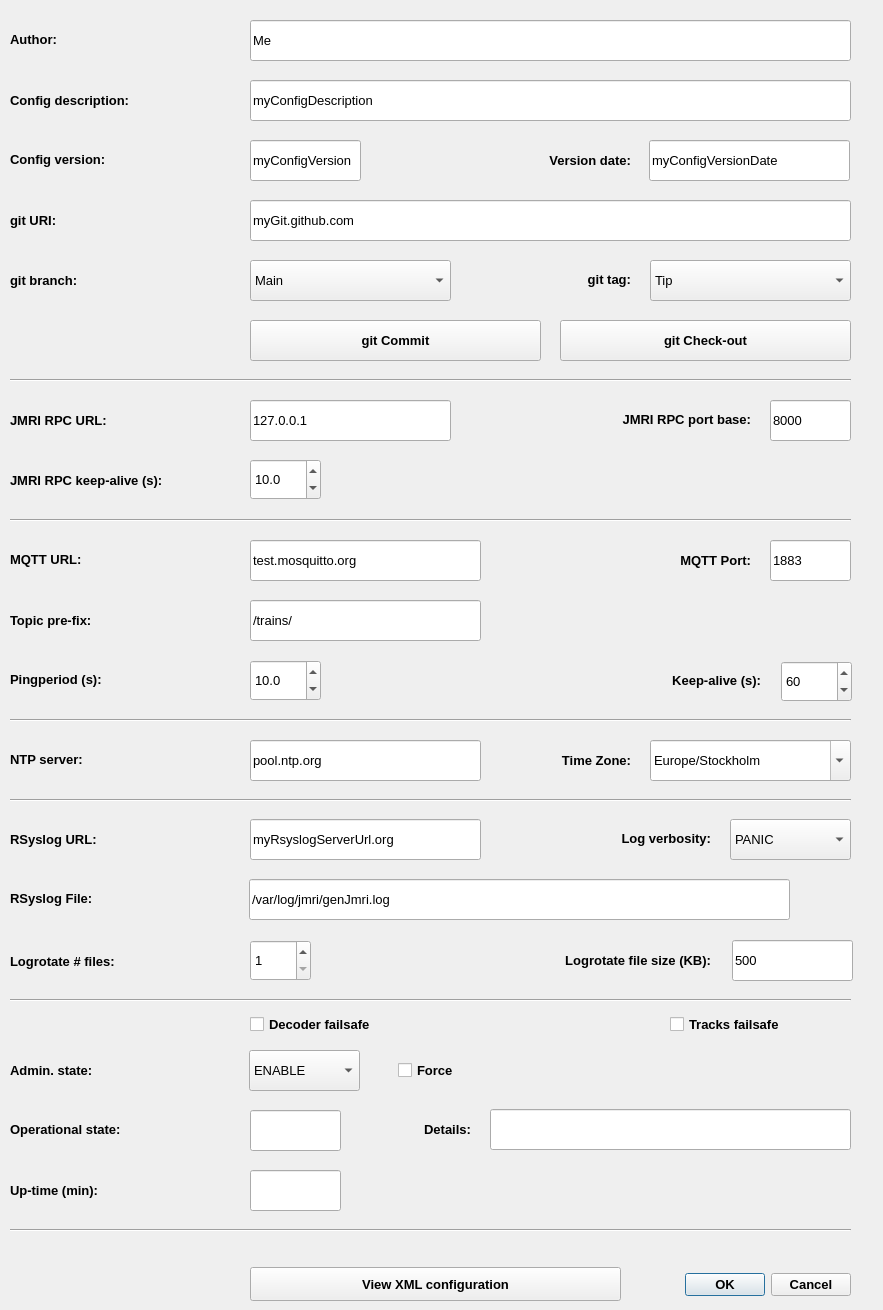
<?xml version="1.0" encoding="UTF-8"?>
<ui version="4.0">
 <class>genJMRServerDialog</class>
 <widget class="QDialog" name="genJMRServerDialog">
  <property name="windowModality">
   <enum>Qt::NonModal</enum>
  </property>
  <property name="geometry">
   <rect>
    <x>0</x>
    <y>0</y>
    <width>883</width>
    <height>1310</height>
   </rect>
  </property>
  <property name="focusPolicy">
   <enum>Qt::StrongFocus</enum>
  </property>
  <property name="windowTitle">
   <string>GenJMRI server</string>
  </property>
  <property name="windowIcon">
   <iconset>
    <normaloff>../icons/server.png</normaloff>../icons/server.png</iconset>
  </property>
  <widget class="QLabel" name="label_2">
   <property name="geometry">
    <rect>
     <x>10</x>
     <y>19</y>
     <width>211</width>
     <height>41</height>
    </rect>
   </property>
   <property name="font">
    <font>
     <pointsize>10</pointsize>
     <weight>75</weight>
     <bold>true</bold>
    </font>
   </property>
   <property name="whatsThis">
    <string>&lt;html&gt;&lt;head/&gt;&lt;body&gt;&lt;p&gt;&lt;span style=&quot; font-weight:400;&quot;&gt;GenJMRI configuration author&lt;/span&gt;&lt;/p&gt;&lt;/body&gt;&lt;/html&gt;</string>
   </property>
   <property name="text">
    <string>Author:</string>
   </property>
  </widget>
  <widget class="QLabel" name="label_3">
   <property name="geometry">
    <rect>
     <x>10</x>
     <y>80</y>
     <width>211</width>
     <height>41</height>
    </rect>
   </property>
   <property name="font">
    <font>
     <pointsize>10</pointsize>
     <weight>75</weight>
     <bold>true</bold>
    </font>
   </property>
   <property name="whatsThis">
    <string>&lt;html&gt;&lt;head/&gt;&lt;body&gt;&lt;p&gt;&lt;span style=&quot; font-weight:400;&quot;&gt;GenJMRI configuration description&lt;/span&gt;&lt;/p&gt;&lt;/body&gt;&lt;/html&gt;</string>
   </property>
   <property name="text">
    <string>Config description:</string>
   </property>
  </widget>
  <widget class="QLabel" name="label_4">
   <property name="geometry">
    <rect>
     <x>10</x>
     <y>139</y>
     <width>211</width>
     <height>41</height>
    </rect>
   </property>
   <property name="font">
    <font>
     <pointsize>10</pointsize>
     <weight>75</weight>
     <bold>true</bold>
    </font>
   </property>
   <property name="whatsThis">
    <string>&lt;html&gt;&lt;head/&gt;&lt;body&gt;&lt;p&gt;&lt;span style=&quot; font-weight:400;&quot;&gt;GenJMRI configuration version&lt;/span&gt;&lt;/p&gt;&lt;/body&gt;&lt;/html&gt;</string>
   </property>
   <property name="text">
    <string>Config version:</string>
   </property>
  </widget>
  <widget class="QLabel" name="label_5">
   <property name="geometry">
    <rect>
     <x>10</x>
     <y>739</y>
     <width>171</width>
     <height>41</height>
    </rect>
   </property>
   <property name="font">
    <font>
     <pointsize>10</pointsize>
     <weight>75</weight>
     <bold>true</bold>
    </font>
   </property>
   <property name="whatsThis">
    <string>&lt;html&gt;&lt;head/&gt;&lt;body&gt;&lt;p&gt;&lt;span style=&quot; font-weight:400;&quot;&gt;GenJMRI NTP server&lt;/span&gt;&lt;/p&gt;&lt;/body&gt;&lt;/html&gt;</string>
   </property>
   <property name="text">
    <string>NTP server:</string>
   </property>
  </widget>
  <widget class="QLabel" name="label_6">
   <property name="geometry">
    <rect>
     <x>490</x>
     <y>740</y>
     <width>141</width>
     <height>41</height>
    </rect>
   </property>
   <property name="font">
    <font>
     <pointsize>10</pointsize>
     <weight>75</weight>
     <bold>true</bold>
    </font>
   </property>
   <property name="whatsThis">
    <string>&lt;html&gt;&lt;head/&gt;&lt;body&gt;&lt;p&gt;&lt;span style=&quot; font-weight:400;&quot;&gt;GenJMRI Time Zone&lt;/span&gt;&lt;/p&gt;&lt;/body&gt;&lt;/html&gt;</string>
   </property>
   <property name="text">
    <string>Time Zone:</string>
   </property>
   <property name="alignment">
    <set>Qt::AlignRight|Qt::AlignTrailing|Qt::AlignVCenter</set>
   </property>
  </widget>
  <widget class="QLabel" name="label_7">
   <property name="geometry">
    <rect>
     <x>10</x>
     <y>819</y>
     <width>211</width>
     <height>41</height>
    </rect>
   </property>
   <property name="font">
    <font>
     <pointsize>10</pointsize>
     <weight>75</weight>
     <bold>true</bold>
    </font>
   </property>
   <property name="whatsThis">
    <string>&lt;html&gt;&lt;head/&gt;&lt;body&gt;&lt;p&gt;&lt;span style=&quot; font-weight:400;&quot;&gt;GenJMRI RSYSLOG server&lt;/span&gt;&lt;/p&gt;&lt;/body&gt;&lt;/html&gt;</string>
   </property>
   <property name="text">
    <string>RSyslog URL:</string>
   </property>
  </widget>
  <widget class="QLabel" name="label_10">
   <property name="geometry">
    <rect>
     <x>10</x>
     <y>659</y>
     <width>211</width>
     <height>41</height>
    </rect>
   </property>
   <property name="font">
    <font>
     <pointsize>10</pointsize>
     <weight>75</weight>
     <bold>true</bold>
    </font>
   </property>
   <property name="whatsThis">
    <string>&lt;html&gt;&lt;head/&gt;&lt;body&gt;&lt;p&gt;&lt;span style=&quot; font-weight:400;&quot;&gt;GenJMRI Supervision period (supervision of decoders and satelites)&lt;/span&gt;&lt;/p&gt;&lt;/body&gt;&lt;/html&gt;</string>
   </property>
   <property name="text">
    <string>Pingperiod (s):</string>
   </property>
  </widget>
  <widget class="QLabel" name="label_13">
   <property name="geometry">
    <rect>
     <x>370</x>
     <y>140</y>
     <width>261</width>
     <height>41</height>
    </rect>
   </property>
   <property name="font">
    <font>
     <pointsize>10</pointsize>
     <weight>75</weight>
     <bold>true</bold>
    </font>
   </property>
   <property name="whatsThis">
    <string>&lt;html&gt;&lt;head/&gt;&lt;body&gt;&lt;p&gt;&lt;span style=&quot; font-weight:400;&quot;&gt;GenJMRI configuration version date&lt;/span&gt;&lt;/p&gt;&lt;/body&gt;&lt;/html&gt;</string>
   </property>
   <property name="text">
    <string>Version date:</string>
   </property>
   <property name="alignment">
    <set>Qt::AlignRight|Qt::AlignTrailing|Qt::AlignVCenter</set>
   </property>
  </widget>
  <widget class="QLineEdit" name="authorLineEdit">
   <property name="geometry">
    <rect>
     <x>250</x>
     <y>20</y>
     <width>601</width>
     <height>41</height>
    </rect>
   </property>
   <property name="font">
    <font>
     <pointsize>10</pointsize>
    </font>
   </property>
   <property name="toolTip">
    <string>&lt;html&gt;&lt;head/&gt;&lt;body&gt;&lt;p&gt;Configuration author - also used as part of a git commit message&lt;/p&gt;&lt;/body&gt;&lt;/html&gt;</string>
   </property>
   <property name="toolTipDuration">
    <number>10</number>
   </property>
   <property name="whatsThis">
    <string>&lt;html&gt;&lt;head/&gt;&lt;body&gt;&lt;p&gt;Configuration author - also used as part of a git commit message&lt;/p&gt;&lt;/body&gt;&lt;/html&gt;</string>
   </property>
   <property name="text">
    <string>Me</string>
   </property>
  </widget>
  <widget class="QLineEdit" name="descriptionLineEdit">
   <property name="geometry">
    <rect>
     <x>250</x>
     <y>80</y>
     <width>601</width>
     <height>41</height>
    </rect>
   </property>
   <property name="font">
    <font>
     <pointsize>10</pointsize>
    </font>
   </property>
   <property name="toolTip">
    <string>&lt;html&gt;&lt;head/&gt;&lt;body&gt;&lt;p&gt;Configuration description - also used as part of a git commit message&lt;/p&gt;&lt;/body&gt;&lt;/html&gt;</string>
   </property>
   <property name="toolTipDuration">
    <number>10</number>
   </property>
   <property name="whatsThis">
    <string>&lt;html&gt;&lt;head/&gt;&lt;body&gt;&lt;p&gt;Configuration description - also used as part of a git commit message&lt;/p&gt;&lt;/body&gt;&lt;/html&gt;</string>
   </property>
   <property name="text">
    <string>myConfigDescription</string>
   </property>
  </widget>
  <widget class="QLineEdit" name="versionLineEdit">
   <property name="geometry">
    <rect>
     <x>250</x>
     <y>140</y>
     <width>111</width>
     <height>41</height>
    </rect>
   </property>
   <property name="font">
    <font>
     <pointsize>10</pointsize>
    </font>
   </property>
   <property name="toolTip">
    <string>&lt;html&gt;&lt;head/&gt;&lt;body&gt;&lt;p&gt;Configuration version - also used as part of a git commit message&lt;/p&gt;&lt;/body&gt;&lt;/html&gt;</string>
   </property>
   <property name="toolTipDuration">
    <number>10</number>
   </property>
   <property name="whatsThis">
    <string>&lt;html&gt;&lt;head/&gt;&lt;body&gt;&lt;p&gt;Configuration version - also used as part of a git commit message&lt;/p&gt;&lt;/body&gt;&lt;/html&gt;</string>
   </property>
   <property name="text">
    <string>myConfigVersion</string>
   </property>
  </widget>
  <widget class="QLineEdit" name="dateLineEdit">
   <property name="geometry">
    <rect>
     <x>649</x>
     <y>140</y>
     <width>201</width>
     <height>41</height>
    </rect>
   </property>
   <property name="font">
    <font>
     <pointsize>10</pointsize>
    </font>
   </property>
   <property name="toolTip">
    <string>&lt;html&gt;&lt;head/&gt;&lt;body&gt;&lt;p&gt;Configuration date - also used as part of a git commit message&lt;/p&gt;&lt;/body&gt;&lt;/html&gt;</string>
   </property>
   <property name="toolTipDuration">
    <number>10</number>
   </property>
   <property name="whatsThis">
    <string>&lt;html&gt;&lt;head/&gt;&lt;body&gt;&lt;p&gt;Configuration date - also used as part of a git commit message&lt;/p&gt;&lt;/body&gt;&lt;/html&gt;</string>
   </property>
   <property name="text">
    <string>myConfigVersionDate</string>
   </property>
  </widget>
  <widget class="QLineEdit" name="ntpLineEdit">
   <property name="geometry">
    <rect>
     <x>250</x>
     <y>740</y>
     <width>231</width>
     <height>41</height>
    </rect>
   </property>
   <property name="font">
    <font>
     <pointsize>10</pointsize>
    </font>
   </property>
   <property name="toolTip">
    <string>NTP server URL</string>
   </property>
   <property name="toolTipDuration">
    <number>10</number>
   </property>
   <property name="whatsThis">
    <string>NTP server URL</string>
   </property>
   <property name="text">
    <string>pool.ntp.org</string>
   </property>
  </widget>
  <widget class="QLineEdit" name="rsyslogUrlLineEdit">
   <property name="geometry">
    <rect>
     <x>250</x>
     <y>819</y>
     <width>231</width>
     <height>41</height>
    </rect>
   </property>
   <property name="font">
    <font>
     <pointsize>10</pointsize>
    </font>
   </property>
   <property name="toolTip">
    <string>RSyslog setting (default is to the local Rsyslog collector - this host)</string>
   </property>
   <property name="toolTipDuration">
    <number>10</number>
   </property>
   <property name="whatsThis">
    <string>RSyslog setting (default is to the local Rsyslog collector - this host)</string>
   </property>
   <property name="text">
    <string>myRsyslogServerUrl.org</string>
   </property>
  </widget>
  <widget class="QCheckBox" name="decoderFailSafeCheckBox">
   <property name="geometry">
    <rect>
     <x>250</x>
     <y>1004</y>
     <width>251</width>
     <height>41</height>
    </rect>
   </property>
   <property name="font">
    <font>
     <pointsize>10</pointsize>
     <weight>75</weight>
     <bold>true</bold>
    </font>
   </property>
   <property name="toolTip">
    <string>Set all decoders- and decoder's objects in in fail-safe if an error exist - no matter where in the object hierarchy the error resides</string>
   </property>
   <property name="toolTipDuration">
    <number>10</number>
   </property>
   <property name="whatsThis">
    <string>Set all decoders- and decoder's objects in in fail-safe if an error exist - no matter where in the object hierarchy the error resides</string>
   </property>
   <property name="text">
    <string>Decoder failsafe</string>
   </property>
  </widget>
  <widget class="QCheckBox" name="trackFailSafeCheckBox">
   <property name="geometry">
    <rect>
     <x>670</x>
     <y>1004</y>
     <width>191</width>
     <height>41</height>
    </rect>
   </property>
   <property name="font">
    <font>
     <pointsize>10</pointsize>
     <weight>75</weight>
     <bold>true</bold>
    </font>
   </property>
   <property name="toolTip">
    <string>Turnoff track power if an error exist - no matter where in the object hierarchy the error resides</string>
   </property>
   <property name="toolTipDuration">
    <number>10</number>
   </property>
   <property name="whatsThis">
    <string>Turnoff track power if an error exist - no matter where in the object hierarchy the error resides</string>
   </property>
   <property name="text">
    <string>Tracks failsafe</string>
   </property>
  </widget>
  <widget class="QComboBox" name="logVerbosityComboBox">
   <property name="geometry">
    <rect>
     <x>730</x>
     <y>819</y>
     <width>121</width>
     <height>41</height>
    </rect>
   </property>
   <property name="font">
    <font>
     <pointsize>10</pointsize>
    </font>
   </property>
   <property name="toolTip">
    <string>Log-level/-verbosity of the log producers</string>
   </property>
   <property name="toolTipDuration">
    <number>10</number>
   </property>
   <property name="whatsThis">
    <string>Log-level/-verbosity of the log producers</string>
   </property>
   <item>
    <property name="text">
     <string>PANIC</string>
    </property>
   </item>
   <item>
    <property name="text">
     <string>ERROR</string>
    </property>
   </item>
   <item>
    <property name="text">
     <string>INFO</string>
    </property>
   </item>
   <item>
    <property name="text">
     <string>TERSE</string>
    </property>
   </item>
   <item>
    <property name="text">
     <string>VERBOSE</string>
    </property>
   </item>
  </widget>
  <widget class="QLabel" name="label">
   <property name="geometry">
    <rect>
     <x>550</x>
     <y>818</y>
     <width>161</width>
     <height>41</height>
    </rect>
   </property>
   <property name="font">
    <font>
     <pointsize>10</pointsize>
     <weight>75</weight>
     <bold>true</bold>
    </font>
   </property>
   <property name="whatsThis">
    <string>&lt;html&gt;&lt;head/&gt;&lt;body&gt;&lt;p&gt;&lt;span style=&quot; font-weight:400;&quot;&gt;GenJMRI Log verbosity&lt;/span&gt;&lt;/p&gt;&lt;/body&gt;&lt;/html&gt;</string>
   </property>
   <property name="text">
    <string>Log verbosity:</string>
   </property>
   <property name="alignment">
    <set>Qt::AlignRight|Qt::AlignTrailing|Qt::AlignVCenter</set>
   </property>
  </widget>
  <widget class="QPushButton" name="gitCiPushButton">
   <property name="geometry">
    <rect>
     <x>250</x>
     <y>320</y>
     <width>291</width>
     <height>41</height>
    </rect>
   </property>
   <property name="font">
    <font>
     <pointsize>10</pointsize>
     <weight>75</weight>
     <bold>true</bold>
    </font>
   </property>
   <property name="toolTip">
    <string>Commit the configuration changes to git</string>
   </property>
   <property name="toolTipDuration">
    <number>10</number>
   </property>
   <property name="whatsThis">
    <string>Commit the configuration changes to git</string>
   </property>
   <property name="text">
    <string>git Commit</string>
   </property>
  </widget>
  <widget class="QDialogButtonBox" name="confirmButtonBox">
   <property name="geometry">
    <rect>
     <x>680</x>
     <y>1269</y>
     <width>171</width>
     <height>31</height>
    </rect>
   </property>
   <property name="font">
    <font>
     <pointsize>10</pointsize>
     <weight>75</weight>
     <bold>true</bold>
    </font>
   </property>
   <property name="toolTip">
    <string>Accept and deploy configuration changes / or reject them</string>
   </property>
   <property name="toolTipDuration">
    <number>10</number>
   </property>
   <property name="statusTip">
    <string/>
   </property>
   <property name="whatsThis">
    <string>Accept and deploy configuration changes / or reject them</string>
   </property>
   <property name="standardButtons">
    <set>QDialogButtonBox::Cancel|QDialogButtonBox::Ok</set>
   </property>
  </widget>
  <widget class="QLabel" name="label_9">
   <property name="geometry">
    <rect>
     <x>10</x>
     <y>1050</y>
     <width>231</width>
     <height>41</height>
    </rect>
   </property>
   <property name="font">
    <font>
     <pointsize>10</pointsize>
     <weight>75</weight>
     <bold>true</bold>
    </font>
   </property>
   <property name="whatsThis">
    <string>&lt;html&gt;&lt;head/&gt;&lt;body&gt;&lt;p&gt;&lt;span style=&quot; font-weight:400;&quot;&gt;GenJMRI server administrative state [ENABLE | DISABLE]&lt;/span&gt;&lt;/p&gt;&lt;/body&gt;&lt;/html&gt;</string>
   </property>
   <property name="text">
    <string>Admin. state:</string>
   </property>
   <property name="alignment">
    <set>Qt::AlignLeading|Qt::AlignLeft|Qt::AlignVCenter</set>
   </property>
   <property name="wordWrap">
    <bool>true</bool>
   </property>
  </widget>
  <widget class="QComboBox" name="adminStateComboBox">
   <property name="geometry">
    <rect>
     <x>249</x>
     <y>1050</y>
     <width>111</width>
     <height>41</height>
    </rect>
   </property>
   <property name="font">
    <font>
     <pointsize>10</pointsize>
    </font>
   </property>
   <property name="toolTip">
    <string>System administrative state</string>
   </property>
   <property name="toolTipDuration">
    <number>10</number>
   </property>
   <property name="whatsThis">
    <string>System administrative state</string>
   </property>
   <item>
    <property name="text">
     <string>ENABLE</string>
    </property>
   </item>
   <item>
    <property name="text">
     <string>DISABLE</string>
    </property>
   </item>
  </widget>
  <widget class="QCheckBox" name="adminStateForceCheckBox">
   <property name="geometry">
    <rect>
     <x>398</x>
     <y>1050</y>
     <width>91</width>
     <height>41</height>
    </rect>
   </property>
   <property name="font">
    <font>
     <pointsize>10</pointsize>
     <weight>75</weight>
     <bold>true</bold>
    </font>
   </property>
   <property name="toolTip">
    <string>Force subsequent needed changes of child administrative state when changing this level's adninistrative state</string>
   </property>
   <property name="toolTipDuration">
    <number>10</number>
   </property>
   <property name="whatsThis">
    <string>Force subsequent needed changes of child administrative state when changing this level's adninistrative state</string>
   </property>
   <property name="text">
    <string>Force</string>
   </property>
  </widget>
  <widget class="QLabel" name="label_11">
   <property name="geometry">
    <rect>
     <x>350</x>
     <y>1109</y>
     <width>121</width>
     <height>41</height>
    </rect>
   </property>
   <property name="font">
    <font>
     <pointsize>10</pointsize>
     <weight>75</weight>
     <bold>true</bold>
    </font>
   </property>
   <property name="whatsThis">
    <string>&lt;html&gt;&lt;head/&gt;&lt;body&gt;&lt;p&gt;&lt;span style=&quot; font-weight:400;&quot;&gt;GenJMRI server detailed operational state [INIT | DISABLE | CBL | ERRSEC | FAIL]&lt;/span&gt;&lt;/p&gt;&lt;/body&gt;&lt;/html&gt;</string>
   </property>
   <property name="text">
    <string>Details:</string>
   </property>
   <property name="alignment">
    <set>Qt::AlignRight|Qt::AlignTrailing|Qt::AlignVCenter</set>
   </property>
  </widget>
  <widget class="QLabel" name="label_12">
   <property name="geometry">
    <rect>
     <x>10</x>
     <y>1109</y>
     <width>231</width>
     <height>41</height>
    </rect>
   </property>
   <property name="font">
    <font>
     <pointsize>10</pointsize>
     <weight>75</weight>
     <bold>true</bold>
    </font>
   </property>
   <property name="whatsThis">
    <string>&lt;html&gt;&lt;head/&gt;&lt;body&gt;&lt;p&gt;&lt;span style=&quot; font-weight:400;&quot;&gt;GenJMRI server operational state [AVAIL | UNAVAIL]&lt;/span&gt;&lt;/p&gt;&lt;/body&gt;&lt;/html&gt;</string>
   </property>
   <property name="text">
    <string>Operational state:</string>
   </property>
   <property name="wordWrap">
    <bool>true</bool>
   </property>
  </widget>
  <widget class="QLineEdit" name="opStateSummaryLineEdit">
   <property name="geometry">
    <rect>
     <x>250</x>
     <y>1110</y>
     <width>91</width>
     <height>41</height>
    </rect>
   </property>
   <property name="font">
    <font>
     <pointsize>10</pointsize>
    </font>
   </property>
   <property name="toolTip">
    <string>Summary of the top-level operational state</string>
   </property>
   <property name="toolTipDuration">
    <number>10</number>
   </property>
   <property name="whatsThis">
    <string>Summary of the top-level operational state</string>
   </property>
   <property name="text">
    <string/>
   </property>
   <property name="readOnly">
    <bool>true</bool>
   </property>
  </widget>
  <widget class="QLineEdit" name="opStateDetailLineEdit">
   <property name="geometry">
    <rect>
     <x>490</x>
     <y>1109</y>
     <width>361</width>
     <height>41</height>
    </rect>
   </property>
   <property name="font">
    <font>
     <pointsize>10</pointsize>
    </font>
   </property>
   <property name="toolTip">
    <string>Top level operational state details</string>
   </property>
   <property name="toolTipDuration">
    <number>10</number>
   </property>
   <property name="whatsThis">
    <string>Top level operational state details</string>
   </property>
   <property name="text">
    <string/>
   </property>
   <property name="readOnly">
    <bool>true</bool>
   </property>
  </widget>
  <widget class="QPushButton" name="gitCoPushButton">
   <property name="geometry">
    <rect>
     <x>560</x>
     <y>320</y>
     <width>291</width>
     <height>41</height>
    </rect>
   </property>
   <property name="font">
    <font>
     <pointsize>10</pointsize>
     <weight>75</weight>
     <bold>true</bold>
    </font>
   </property>
   <property name="toolTip">
    <string>Check-out a configuration from git</string>
   </property>
   <property name="toolTipDuration">
    <number>-10</number>
   </property>
   <property name="whatsThis">
    <string>Check-out a configuration from git</string>
   </property>
   <property name="text">
    <string>git Check-out</string>
   </property>
  </widget>
  <widget class="Line" name="line_2">
   <property name="geometry">
    <rect>
     <x>10</x>
     <y>370</y>
     <width>841</width>
     <height>20</height>
    </rect>
   </property>
   <property name="orientation">
    <enum>Qt::Horizontal</enum>
   </property>
  </widget>
  <widget class="Line" name="line_3">
   <property name="geometry">
    <rect>
     <x>10</x>
     <y>790</y>
     <width>841</width>
     <height>20</height>
    </rect>
   </property>
   <property name="orientation">
    <enum>Qt::Horizontal</enum>
   </property>
  </widget>
  <widget class="QLineEdit" name="upTimeLineEdit">
   <property name="geometry">
    <rect>
     <x>250</x>
     <y>1170</y>
     <width>91</width>
     <height>41</height>
    </rect>
   </property>
   <property name="font">
    <font>
     <pointsize>10</pointsize>
    </font>
   </property>
   <property name="toolTip">
    <string>System uptime</string>
   </property>
   <property name="toolTipDuration">
    <number>10</number>
   </property>
   <property name="whatsThis">
    <string>System uptime</string>
   </property>
   <property name="text">
    <string/>
   </property>
   <property name="readOnly">
    <bool>true</bool>
   </property>
  </widget>
  <widget class="QLabel" name="label_15">
   <property name="geometry">
    <rect>
     <x>10</x>
     <y>1170</y>
     <width>241</width>
     <height>41</height>
    </rect>
   </property>
   <property name="font">
    <font>
     <pointsize>10</pointsize>
     <weight>75</weight>
     <bold>true</bold>
    </font>
   </property>
   <property name="whatsThis">
    <string>&lt;html&gt;&lt;head/&gt;&lt;body&gt;&lt;p&gt;&lt;span style=&quot; font-weight:400;&quot;&gt;GenJMRI server uptime - time sinse previous server start&lt;/span&gt;&lt;/p&gt;&lt;/body&gt;&lt;/html&gt;</string>
   </property>
   <property name="text">
    <string>Up-time (min):</string>
   </property>
  </widget>
  <widget class="QLabel" name="label_14">
   <property name="geometry">
    <rect>
     <x>10</x>
     <y>460</y>
     <width>211</width>
     <height>41</height>
    </rect>
   </property>
   <property name="font">
    <font>
     <pointsize>10</pointsize>
     <weight>75</weight>
     <bold>true</bold>
    </font>
   </property>
   <property name="whatsThis">
    <string>&lt;html&gt;&lt;head/&gt;&lt;body&gt;&lt;p&gt;&lt;span style=&quot; font-weight:400;&quot;&gt;GenJMRI Supervision period (supervision of decoders and satelites)&lt;/span&gt;&lt;/p&gt;&lt;/body&gt;&lt;/html&gt;</string>
   </property>
   <property name="text">
    <string>JMRI RPC keep-alive (s):</string>
   </property>
  </widget>
  <widget class="QPushButton" name="genConfigPushButton">
   <property name="geometry">
    <rect>
     <x>250</x>
     <y>1267</y>
     <width>371</width>
     <height>34</height>
    </rect>
   </property>
   <property name="font">
    <font>
     <pointsize>10</pointsize>
     <weight>75</weight>
     <bold>true</bold>
    </font>
   </property>
   <property name="focusPolicy">
    <enum>Qt::StrongFocus</enum>
   </property>
   <property name="toolTip">
    <string>Re generate the current configuration to XML for viewing c</string>
   </property>
   <property name="toolTipDuration">
    <number>10</number>
   </property>
   <property name="whatsThis">
    <string>Re generate the current configuration to XML for viewing c</string>
   </property>
   <property name="styleSheet">
    <string notr="true"/>
   </property>
   <property name="text">
    <string>View XML configuration</string>
   </property>
  </widget>
  <widget class="QDoubleSpinBox" name="DecoderPingPeriodDoubleSpinBox">
   <property name="geometry">
    <rect>
     <x>250</x>
     <y>660</y>
     <width>71</width>
     <height>41</height>
    </rect>
   </property>
   <property name="font">
    <font>
     <pointsize>10</pointsize>
    </font>
   </property>
   <property name="toolTip">
    <string>MQTT application supervision ping period.</string>
   </property>
   <property name="toolTipDuration">
    <number>10</number>
   </property>
   <property name="whatsThis">
    <string>MQTT application supervision ping period.</string>
   </property>
   <property name="decimals">
    <number>1</number>
   </property>
   <property name="minimum">
    <double>1.000000000000000</double>
   </property>
   <property name="value">
    <double>10.000000000000000</double>
   </property>
  </widget>
  <widget class="QDoubleSpinBox" name="JMRIRpcKeepalivePeriodDoubleSpinBox">
   <property name="geometry">
    <rect>
     <x>250</x>
     <y>459</y>
     <width>71</width>
     <height>41</height>
    </rect>
   </property>
   <property name="font">
    <font>
     <pointsize>10</pointsize>
    </font>
   </property>
   <property name="toolTip">
    <string>Keep alive period for the JMRI RPC supervision</string>
   </property>
   <property name="toolTipDuration">
    <number>10</number>
   </property>
   <property name="whatsThis">
    <string>Keep alive period for the JMRI RPC supervision</string>
   </property>
   <property name="decimals">
    <number>1</number>
   </property>
   <property name="minimum">
    <double>1.000000000000000</double>
   </property>
   <property name="value">
    <double>10.000000000000000</double>
   </property>
  </widget>
  <widget class="QLineEdit" name="MQTT_TOPIC_PREFIX_LineEdit">
   <property name="geometry">
    <rect>
     <x>250</x>
     <y>600</y>
     <width>231</width>
     <height>41</height>
    </rect>
   </property>
   <property name="font">
    <font>
     <pointsize>10</pointsize>
    </font>
   </property>
   <property name="toolTip">
    <string>MQTT topic prefix</string>
   </property>
   <property name="toolTipDuration">
    <number>10</number>
   </property>
   <property name="statusTip">
    <string/>
   </property>
   <property name="whatsThis">
    <string>MQTT topic prefix</string>
   </property>
   <property name="text">
    <string>/trains/</string>
   </property>
   <property name="maxLength">
    <number>500</number>
   </property>
   <property name="clearButtonEnabled">
    <bool>false</bool>
   </property>
  </widget>
  <widget class="QLineEdit" name="RPC_URI_LineEdit">
   <property name="geometry">
    <rect>
     <x>250</x>
     <y>400</y>
     <width>201</width>
     <height>41</height>
    </rect>
   </property>
   <property name="font">
    <font>
     <pointsize>10</pointsize>
    </font>
   </property>
   <property name="toolTip">
    <string>JMRI RPC URI</string>
   </property>
   <property name="toolTipDuration">
    <number>10</number>
   </property>
   <property name="whatsThis">
    <string>JMRI RPC URI</string>
   </property>
   <property name="text">
    <string>127.0.0.1</string>
   </property>
  </widget>
  <widget class="QLabel" name="label_18">
   <property name="geometry">
    <rect>
     <x>490</x>
     <y>540</y>
     <width>261</width>
     <height>41</height>
    </rect>
   </property>
   <property name="font">
    <font>
     <pointsize>10</pointsize>
     <weight>75</weight>
     <bold>true</bold>
    </font>
   </property>
   <property name="whatsThis">
    <string>&lt;html&gt;&lt;head/&gt;&lt;body&gt;&lt;p&gt;&lt;span style=&quot; font-weight:400;&quot;&gt;GenJMRI NTP server&lt;/span&gt;&lt;/p&gt;&lt;/body&gt;&lt;/html&gt;</string>
   </property>
   <property name="text">
    <string>MQTT Port:</string>
   </property>
   <property name="alignment">
    <set>Qt::AlignRight|Qt::AlignTrailing|Qt::AlignVCenter</set>
   </property>
  </widget>
  <widget class="QLineEdit" name="RPC_Port_LineEdit">
   <property name="geometry">
    <rect>
     <x>770</x>
     <y>400</y>
     <width>81</width>
     <height>41</height>
    </rect>
   </property>
   <property name="font">
    <font>
     <pointsize>10</pointsize>
    </font>
   </property>
   <property name="toolTip">
    <string>JMRI RPC port base - several ports will be used following this one</string>
   </property>
   <property name="toolTipDuration">
    <number>10</number>
   </property>
   <property name="whatsThis">
    <string>JMRI RPC port base - several ports will be used following this one</string>
   </property>
   <property name="text">
    <string>8000</string>
   </property>
   <property name="maxLength">
    <number>5</number>
   </property>
   <property name="clearButtonEnabled">
    <bool>false</bool>
   </property>
  </widget>
  <widget class="QLineEdit" name="MQTT_Port_LineEdit">
   <property name="geometry">
    <rect>
     <x>770</x>
     <y>540</y>
     <width>81</width>
     <height>41</height>
    </rect>
   </property>
   <property name="font">
    <font>
     <pointsize>10</pointsize>
    </font>
   </property>
   <property name="toolTip">
    <string>MQTT broker port</string>
   </property>
   <property name="toolTipDuration">
    <number>10</number>
   </property>
   <property name="whatsThis">
    <string>MQTT broker port</string>
   </property>
   <property name="text">
    <string>1883</string>
   </property>
   <property name="maxLength">
    <number>5</number>
   </property>
   <property name="clearButtonEnabled">
    <bool>false</bool>
   </property>
  </widget>
  <widget class="QLabel" name="label_17">
   <property name="geometry">
    <rect>
     <x>10</x>
     <y>539</y>
     <width>211</width>
     <height>41</height>
    </rect>
   </property>
   <property name="font">
    <font>
     <pointsize>10</pointsize>
     <weight>75</weight>
     <bold>true</bold>
    </font>
   </property>
   <property name="whatsThis">
    <string>&lt;html&gt;&lt;head/&gt;&lt;body&gt;&lt;p&gt;&lt;span style=&quot; font-weight:400;&quot;&gt;GenJMRI NTP server&lt;/span&gt;&lt;/p&gt;&lt;/body&gt;&lt;/html&gt;</string>
   </property>
   <property name="text">
    <string>MQTT URL:</string>
   </property>
  </widget>
  <widget class="Line" name="line_4">
   <property name="geometry">
    <rect>
     <x>10</x>
     <y>710</y>
     <width>841</width>
     <height>20</height>
    </rect>
   </property>
   <property name="orientation">
    <enum>Qt::Horizontal</enum>
   </property>
  </widget>
  <widget class="QLabel" name="label_20">
   <property name="geometry">
    <rect>
     <x>10</x>
     <y>400</y>
     <width>211</width>
     <height>41</height>
    </rect>
   </property>
   <property name="font">
    <font>
     <pointsize>10</pointsize>
     <weight>75</weight>
     <bold>true</bold>
    </font>
   </property>
   <property name="whatsThis">
    <string>&lt;html&gt;&lt;head/&gt;&lt;body&gt;&lt;p&gt;&lt;span style=&quot; font-weight:400;&quot;&gt;GenJMRI NTP server&lt;/span&gt;&lt;/p&gt;&lt;/body&gt;&lt;/html&gt;</string>
   </property>
   <property name="text">
    <string>JMRI RPC URL:</string>
   </property>
  </widget>
  <widget class="Line" name="line_5">
   <property name="geometry">
    <rect>
     <x>10</x>
     <y>510</y>
     <width>841</width>
     <height>20</height>
    </rect>
   </property>
   <property name="orientation">
    <enum>Qt::Horizontal</enum>
   </property>
  </widget>
  <widget class="QLineEdit" name="MQTT_URI_LineEdit">
   <property name="geometry">
    <rect>
     <x>250</x>
     <y>540</y>
     <width>231</width>
     <height>41</height>
    </rect>
   </property>
   <property name="font">
    <font>
     <pointsize>10</pointsize>
    </font>
   </property>
   <property name="toolTip">
    <string>MQTT Broker URI</string>
   </property>
   <property name="toolTipDuration">
    <number>10</number>
   </property>
   <property name="whatsThis">
    <string>MQTT Broker URI</string>
   </property>
   <property name="text">
    <string>test.mosquitto.org</string>
   </property>
  </widget>
  <widget class="QLabel" name="label_19">
   <property name="geometry">
    <rect>
     <x>10</x>
     <y>600</y>
     <width>211</width>
     <height>41</height>
    </rect>
   </property>
   <property name="font">
    <font>
     <pointsize>10</pointsize>
     <weight>75</weight>
     <bold>true</bold>
    </font>
   </property>
   <property name="whatsThis">
    <string>&lt;html&gt;&lt;head/&gt;&lt;body&gt;&lt;p&gt;&lt;span style=&quot; font-weight:400;&quot;&gt;GenJMRI NTP server&lt;/span&gt;&lt;/p&gt;&lt;/body&gt;&lt;/html&gt;</string>
   </property>
   <property name="text">
    <string>Topic pre-fix:</string>
   </property>
  </widget>
  <widget class="QLabel" name="label_21">
   <property name="geometry">
    <rect>
     <x>470</x>
     <y>399</y>
     <width>281</width>
     <height>41</height>
    </rect>
   </property>
   <property name="font">
    <font>
     <pointsize>10</pointsize>
     <weight>75</weight>
     <bold>true</bold>
    </font>
   </property>
   <property name="whatsThis">
    <string/>
   </property>
   <property name="text">
    <string>JMRI RPC port base:</string>
   </property>
   <property name="alignment">
    <set>Qt::AlignRight|Qt::AlignTrailing|Qt::AlignVCenter</set>
   </property>
  </widget>
  <widget class="QDoubleSpinBox" name="DecoderKeepAlivePeriodDoubleSpinBox">
   <property name="geometry">
    <rect>
     <x>781</x>
     <y>661</y>
     <width>71</width>
     <height>41</height>
    </rect>
   </property>
   <property name="font">
    <font>
     <pointsize>10</pointsize>
    </font>
   </property>
   <property name="toolTip">
    <string>MQTT supervision keep-alive period</string>
   </property>
   <property name="toolTipDuration">
    <number>10</number>
   </property>
   <property name="whatsThis">
    <string>MQTT supervision keep-alive period</string>
   </property>
   <property name="decimals">
    <number>0</number>
   </property>
   <property name="minimum">
    <double>1.000000000000000</double>
   </property>
   <property name="value">
    <double>60.000000000000000</double>
   </property>
  </widget>
  <widget class="QLabel" name="label_23">
   <property name="geometry">
    <rect>
     <x>540</x>
     <y>660</y>
     <width>221</width>
     <height>41</height>
    </rect>
   </property>
   <property name="font">
    <font>
     <pointsize>10</pointsize>
     <weight>75</weight>
     <bold>true</bold>
    </font>
   </property>
   <property name="whatsThis">
    <string/>
   </property>
   <property name="text">
    <string>Keep-alive (s):</string>
   </property>
   <property name="alignment">
    <set>Qt::AlignRight|Qt::AlignTrailing|Qt::AlignVCenter</set>
   </property>
  </widget>
  <widget class="Line" name="line_6">
   <property name="geometry">
    <rect>
     <x>10</x>
     <y>990</y>
     <width>841</width>
     <height>20</height>
    </rect>
   </property>
   <property name="orientation">
    <enum>Qt::Horizontal</enum>
   </property>
  </widget>
  <widget class="QLineEdit" name="rsyslogFileLineEdit">
   <property name="geometry">
    <rect>
     <x>249</x>
     <y>879</y>
     <width>541</width>
     <height>41</height>
    </rect>
   </property>
   <property name="font">
    <font>
     <pointsize>10</pointsize>
    </font>
   </property>
   <property name="toolTip">
    <string>RSyslog file path/name</string>
   </property>
   <property name="toolTipDuration">
    <number>10</number>
   </property>
   <property name="whatsThis">
    <string>RSyslog file path/name</string>
   </property>
   <property name="text">
    <string>/var/log/jmri/genJmri.log</string>
   </property>
  </widget>
  <widget class="QLabel" name="label_8">
   <property name="geometry">
    <rect>
     <x>10</x>
     <y>878</y>
     <width>211</width>
     <height>41</height>
    </rect>
   </property>
   <property name="font">
    <font>
     <pointsize>10</pointsize>
     <weight>75</weight>
     <bold>true</bold>
    </font>
   </property>
   <property name="toolTip">
    <string>RSyslog file used by the collector of this host</string>
   </property>
   <property name="toolTipDuration">
    <number>10</number>
   </property>
   <property name="whatsThis">
    <string>&lt;html&gt;&lt;head/&gt;&lt;body&gt;&lt;p&gt;&lt;span style=&quot; font-weight:400;&quot;&gt;GenJMRI RSYSLOG server&lt;/span&gt;&lt;/p&gt;&lt;/body&gt;&lt;/html&gt;</string>
   </property>
   <property name="text">
    <string>RSyslog File:</string>
   </property>
  </widget>
  <widget class="QPushButton" name="rsysLogFileBrowsePushButton">
   <property name="geometry">
    <rect>
     <x>800</x>
     <y>869</y>
     <width>51</width>
     <height>61</height>
    </rect>
   </property>
   <property name="font">
    <font>
     <kerning>true</kerning>
    </font>
   </property>
   <property name="focusPolicy">
    <enum>Qt::StrongFocus</enum>
   </property>
   <property name="contextMenuPolicy">
    <enum>Qt::DefaultContextMenu</enum>
   </property>
   <property name="autoFillBackground">
    <bool>false</bool>
   </property>
   <property name="text">
    <string/>
   </property>
   <property name="icon">
    <iconset>
     <normaloff>../icons/directory.png</normaloff>../icons/directory.png</iconset>
   </property>
   <property name="iconSize">
    <size>
     <width>150</width>
     <height>35</height>
    </size>
   </property>
   <property name="autoDefault">
    <bool>false</bool>
   </property>
   <property name="flat">
    <bool>true</bool>
   </property>
  </widget>
  <widget class="QSpinBox" name="logRotateNoFilesSpinBox">
   <property name="geometry">
    <rect>
     <x>250</x>
     <y>940</y>
     <width>61</width>
     <height>41</height>
    </rect>
   </property>
   <property name="font">
    <font>
     <pointsize>10</pointsize>
    </font>
   </property>
   <property name="toolTip">
    <string>Number of RSyslog files used for log-rotation) </string>
   </property>
   <property name="toolTipDuration">
    <number>10</number>
   </property>
   <property name="whatsThis">
    <string>Number of RSyslog files used for log-rotation) </string>
   </property>
   <property name="minimum">
    <number>1</number>
   </property>
   <property name="maximum">
    <number>20</number>
   </property>
  </widget>
  <widget class="QLabel" name="label_25">
   <property name="geometry">
    <rect>
     <x>10</x>
     <y>941</y>
     <width>211</width>
     <height>41</height>
    </rect>
   </property>
   <property name="font">
    <font>
     <pointsize>10</pointsize>
     <weight>75</weight>
     <bold>true</bold>
    </font>
   </property>
   <property name="whatsThis">
    <string>&lt;html&gt;&lt;head/&gt;&lt;body&gt;&lt;p&gt;&lt;span style=&quot; font-weight:400;&quot;&gt;GenJMRI RSYSLOG server&lt;/span&gt;&lt;/p&gt;&lt;/body&gt;&lt;/html&gt;</string>
   </property>
   <property name="text">
    <string>Logrotate # files:</string>
   </property>
  </widget>
  <widget class="QLineEdit" name="logRotateFileSizeLineEdit">
   <property name="geometry">
    <rect>
     <x>732</x>
     <y>940</y>
     <width>121</width>
     <height>41</height>
    </rect>
   </property>
   <property name="font">
    <font>
     <pointsize>10</pointsize>
    </font>
   </property>
   <property name="toolTip">
    <string>Maximum RSyslog file size before log-rotation happens</string>
   </property>
   <property name="toolTipDuration">
    <number>10</number>
   </property>
   <property name="whatsThis">
    <string>Maximum RSyslog file size before log-rotation happens</string>
   </property>
   <property name="text">
    <string>500</string>
   </property>
  </widget>
  <widget class="QLabel" name="label_26">
   <property name="geometry">
    <rect>
     <x>320</x>
     <y>940</y>
     <width>391</width>
     <height>41</height>
    </rect>
   </property>
   <property name="font">
    <font>
     <pointsize>10</pointsize>
     <weight>75</weight>
     <bold>true</bold>
    </font>
   </property>
   <property name="whatsThis">
    <string>&lt;html&gt;&lt;head/&gt;&lt;body&gt;&lt;p&gt;&lt;span style=&quot; font-weight:400;&quot;&gt;GenJMRI RSYSLOG server&lt;/span&gt;&lt;/p&gt;&lt;/body&gt;&lt;/html&gt;</string>
   </property>
   <property name="text">
    <string>Logrotate file size (KB):</string>
   </property>
   <property name="alignment">
    <set>Qt::AlignRight|Qt::AlignTrailing|Qt::AlignVCenter</set>
   </property>
  </widget>
  <widget class="QLabel" name="label_22">
   <property name="geometry">
    <rect>
     <x>10</x>
     <y>200</y>
     <width>211</width>
     <height>41</height>
    </rect>
   </property>
   <property name="font">
    <font>
     <pointsize>10</pointsize>
     <weight>75</weight>
     <bold>true</bold>
    </font>
   </property>
   <property name="whatsThis">
    <string>&lt;html&gt;&lt;head/&gt;&lt;body&gt;&lt;p&gt;&lt;span style=&quot; font-weight:400;&quot;&gt;Git check-out/check-in branch&lt;/span&gt;&lt;/p&gt;&lt;/body&gt;&lt;/html&gt;</string>
   </property>
   <property name="text">
    <string>git URI:</string>
   </property>
  </widget>
  <widget class="QComboBox" name="gitBranchComboBox">
   <property name="geometry">
    <rect>
     <x>250</x>
     <y>260</y>
     <width>201</width>
     <height>41</height>
    </rect>
   </property>
   <property name="font">
    <font>
     <pointsize>10</pointsize>
    </font>
   </property>
   <property name="toolTip">
    <string>&lt;html&gt;&lt;head/&gt;&lt;body&gt;&lt;p&gt;git branch name-, tag-, commit Id-, or commit tip.&lt;/p&gt;&lt;/body&gt;&lt;/html&gt;</string>
   </property>
   <property name="toolTipDuration">
    <number>10</number>
   </property>
   <property name="whatsThis">
    <string>&lt;html&gt;&lt;head/&gt;&lt;body&gt;&lt;p&gt;git branch name-, tag-, commit Id-, or commit tip.&lt;/p&gt;&lt;/body&gt;&lt;/html&gt;</string>
   </property>
   <property name="editable">
    <bool>false</bool>
   </property>
   <item>
    <property name="text">
     <string>Main</string>
    </property>
   </item>
  </widget>
  <widget class="QComboBox" name="gitTagComboBox">
   <property name="geometry">
    <rect>
     <x>650</x>
     <y>260</y>
     <width>201</width>
     <height>41</height>
    </rect>
   </property>
   <property name="font">
    <font>
     <pointsize>10</pointsize>
    </font>
   </property>
   <property name="toolTip">
    <string>&lt;html&gt;&lt;head/&gt;&lt;body&gt;&lt;p&gt;git tag-, commit Id-, or commit tip.&lt;/p&gt;&lt;/body&gt;&lt;/html&gt;</string>
   </property>
   <property name="toolTipDuration">
    <number>10</number>
   </property>
   <property name="whatsThis">
    <string>&lt;html&gt;&lt;head/&gt;&lt;body&gt;&lt;p&gt;git tag-, commit Id-, or commit tip.&lt;/p&gt;&lt;/body&gt;&lt;/html&gt;</string>
   </property>
   <property name="editable">
    <bool>false</bool>
   </property>
   <item>
    <property name="text">
     <string>Tip</string>
    </property>
   </item>
  </widget>
  <widget class="QLabel" name="label_24">
   <property name="geometry">
    <rect>
     <x>460</x>
     <y>259</y>
     <width>171</width>
     <height>41</height>
    </rect>
   </property>
   <property name="font">
    <font>
     <pointsize>10</pointsize>
     <weight>75</weight>
     <bold>true</bold>
    </font>
   </property>
   <property name="whatsThis">
    <string>&lt;html&gt;&lt;head/&gt;&lt;body&gt;&lt;p&gt;&lt;span style=&quot; font-weight:400;&quot;&gt;Git check-out/check-in branch&lt;/span&gt;&lt;/p&gt;&lt;/body&gt;&lt;/html&gt;</string>
   </property>
   <property name="text">
    <string>git tag:</string>
   </property>
   <property name="alignment">
    <set>Qt::AlignRight|Qt::AlignTrailing|Qt::AlignVCenter</set>
   </property>
  </widget>
  <widget class="QLabel" name="label_16">
   <property name="geometry">
    <rect>
     <x>10</x>
     <y>260</y>
     <width>211</width>
     <height>41</height>
    </rect>
   </property>
   <property name="font">
    <font>
     <pointsize>10</pointsize>
     <weight>75</weight>
     <bold>true</bold>
    </font>
   </property>
   <property name="whatsThis">
    <string>&lt;html&gt;&lt;head/&gt;&lt;body&gt;&lt;p&gt;&lt;span style=&quot; font-weight:400;&quot;&gt;Git check-out/check-in branch&lt;/span&gt;&lt;/p&gt;&lt;/body&gt;&lt;/html&gt;</string>
   </property>
   <property name="text">
    <string>git branch:</string>
   </property>
  </widget>
  <widget class="QLineEdit" name="gitUrlLineEdit">
   <property name="geometry">
    <rect>
     <x>250</x>
     <y>200</y>
     <width>601</width>
     <height>41</height>
    </rect>
   </property>
   <property name="font">
    <font>
     <pointsize>10</pointsize>
    </font>
   </property>
   <property name="toolTip">
    <string>&lt;html&gt;&lt;head/&gt;&lt;body&gt;&lt;p&gt;Git repository URL or local Git path: Eg. &amp;quot;https://github.com/jonasbjurel/myConfig&amp;quot; or &amp;quot;local://myConfig&amp;quot;&lt;/p&gt;&lt;/body&gt;&lt;/html&gt;</string>
   </property>
   <property name="toolTipDuration">
    <number>10</number>
   </property>
   <property name="whatsThis">
    <string>&lt;html&gt;&lt;head/&gt;&lt;body&gt;&lt;p&gt;Git repository URL or local Git path: Eg. &amp;quot;https://github.com/jonasbjurel/myConfig&amp;quot; or &amp;quot;local://myConfig&amp;quot;&lt;/p&gt;&lt;/body&gt;&lt;/html&gt;</string>
   </property>
   <property name="text">
    <string>myGit.github.com</string>
   </property>
  </widget>
  <widget class="Line" name="line_7">
   <property name="geometry">
    <rect>
     <x>10</x>
     <y>1220</y>
     <width>841</width>
     <height>20</height>
    </rect>
   </property>
   <property name="orientation">
    <enum>Qt::Horizontal</enum>
   </property>
  </widget>
  <widget class="QComboBox" name="timeZoneComboBox">
   <property name="geometry">
    <rect>
     <x>650</x>
     <y>740</y>
     <width>201</width>
     <height>41</height>
    </rect>
   </property>
   <property name="sizePolicy">
    <sizepolicy hsizetype="Minimum" vsizetype="Fixed">
     <horstretch>0</horstretch>
     <verstretch>0</verstretch>
    </sizepolicy>
   </property>
   <property name="font">
    <font>
     <pointsize>10</pointsize>
    </font>
   </property>
   <property name="toolTip">
    <string>TimeZone- and daylight saving setting</string>
   </property>
   <property name="toolTipDuration">
    <number>10</number>
   </property>
   <property name="whatsThis">
    <string>TimeZone- and daylight saving setting</string>
   </property>
   <property name="editable">
    <bool>true</bool>
   </property>
   <property name="currentText">
    <string>Europe/Stockholm</string>
   </property>
  </widget>
 </widget>
 <resources/>
 <connections/>
</ui>
